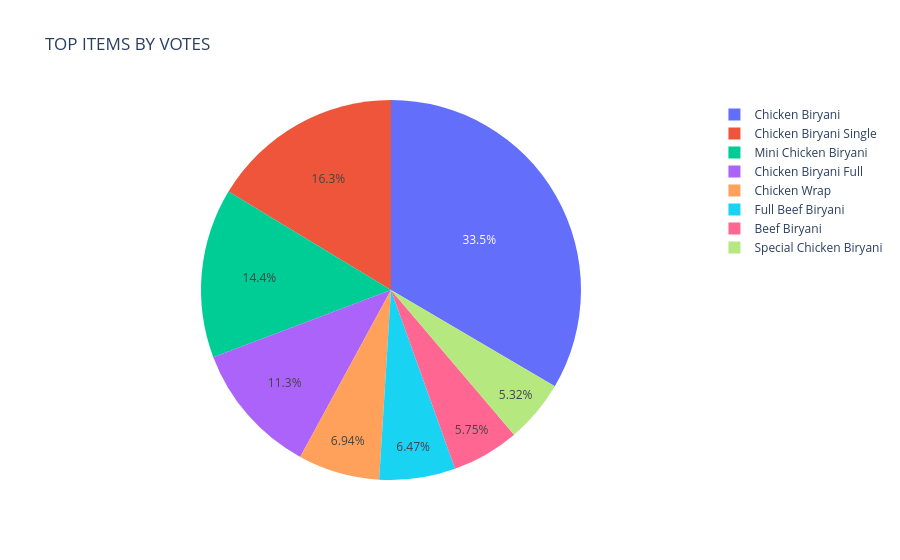

This figure's notebook cell:
### Code cell
px.pie(values=df.loc[this,"Votes"],names=df.loc[this,"Item Name"],title="TOP ITEMS BY VOTES")

### Figure 1 — Plotly figure (JSON) as saved in the notebook; plotly's stock layout.template omitted (floating-point values rounded to 4 significant figures)
{"data": [{"domain": {"x": [0, 1], "y": [0, 1]}, "hovertemplate": "label=%{label}<br>value=%{value}<extra></extra>", "labels": ["Chicken Biryani Single", "Mini Chicken Biryani", "Chicken Biryani", "Chicken Biryani", "Chicken Biryani Full", "Chicken Biryani", "Chicken Wrap", "Full Beef Biryani", "Beef Biryani", "Special Chicken Biryani"], "legendgroup": "", "name": "", "showlegend": true, "type": "pie", "values": [9750, 8613, 7931, 7586, 6753, 4459, 4142, 3862, 3431, 3177]}], "layout": {"legend": {"tracegroupgap": 0}, "title": {"text": "TOP ITEMS BY VOTES"}}}
